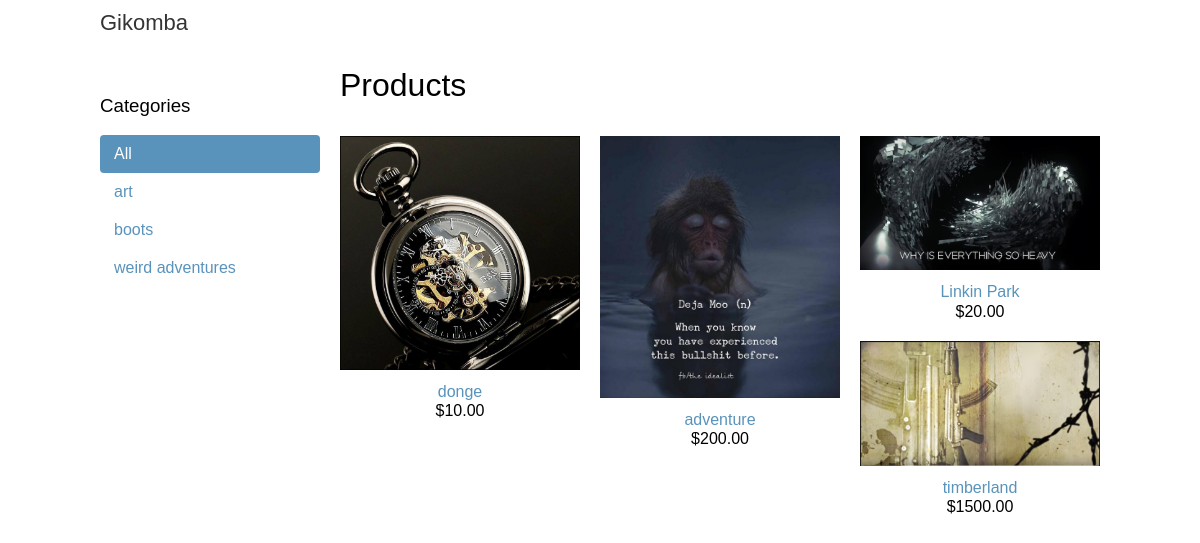
The page / on the database its author committed.
### shop/models.py (models this page shows, shortened)
class Category(models.Model):
    name = models.CharField(max_length=200, db_index=True)
    slug = models.SlugField(max_length=200, db_index=True, unique=True)
    class Meta:
        ordering = ('name',)
        verbose_name = 'category'
        verbose_name_plural = 'categories'
    def get_absolute_url(self):
        return reverse('shop:product_list_by_category', args=[self.slug])

class Product(models.Model):
    category = models.ForeignKey(Category, related_name='products')
    name = models.CharField(max_length=200, db_index=True)
    slug = models.SlugField(max_length=200, db_index=True)
    image = models.ImageField(upload_to='products/%Y/%m/%d', blank=True)
    description = models.TextField(blank=True)
    price = models.DecimalField(max_digits=10, decimal_places=2)
    stock = models.PositiveIntegerField()
    available = models.BooleanField(default=True)
    created = models.DateTimeField(auto_now_add=True)
    updated = models.DateTimeField(auto_now=True)
    class Meta:
        ordering = ('-created',)
        index_together = (('id', 'slug'),)
    def get_absolute_url(self):
        return reverse('shop:product_detail', args=[self.id, self.slug])

### shop/views.py (the view)
# urls.py: url(r'^$', views.product_list, name='product_list'),
def product_list(request, category_slug=None):
    category = None
    categories = Category.objects.all()
    products = Product.objects.filter(available=True)
    if category_slug:
        category = get_object_or_404(Category, slug=category_slug)
        products = products.filter(category=category)
    return render(request, 'shop/product/list.html', {'category': category,
                                                      'categories': categories,
                                                      'products': products})

### shop/templates/shop/product/list.html (shortened to what this page needs)
{% extends "shop/base.html" %}
{% load static %}
{% block content %}
    <div id="sidebar">
        <h3>Categories</h3>
        <ul>
            <li {% if not category %}class="selected"{% endif %}>
                <a href="{% url "shop:product_list" %}">All</a>
            </li>
        {% for c in categories %}
            <li {% if category.slug == c.slug %}class="selected"{% endif %}>
                <a href="{{ c.get_absolute_url }}">{{ c.name }}</a>
            </li>
        {% endfor %}
        </ul>
    </div>
    <div id="main" class="product-list">
        <h1>{% if category %}{{ category.name }}{% else %}Products{% endif %}</h1>
        {% for product in products %}
            <div class="item">
                <a href="{{ product.get_absolute_url }}">
                    <img src="{% if product.image %}{{ product.image.url }}{% else %}{% static "img/no_image.png" %}{% endif %}">
                </a>
                <a href="{{ product.get_absolute_url }}">{{ product.name }}</a><br>
                ${{ product.price }}
            </div>
        {% endfor %}
    </div>
{% endblock %}

### shop/templates/shop/base.html (shortened to what this page needs)
{% load static %}
<!DOCTYPE html>
<html>
<head>
    <link href="{% static "css/base.css" %}" rel="stylesheet">
</head>
<body>
    <div id="header">
        <a href="/" class="logo">Gikomba</a>
    </div>
    <div id="content">
        {% block content %}
        {% endblock %}
    </div>
</body>
</html>

### shop/static/css/base.css (style rules this page uses)
body { margin:0; padding:0; font-family:helvetica, sans-serif; }
h1, h2, h3, h4, h5 , h6 { font-family: 'Ubuntu', sans-serif; font-weight:normal; }
a { text-decoration:none; color:#5993bb; }
#header { padding:10px 100px; font-size:18px; overflow:auto; }
#header .logo { font-family: 'Ubuntu', sans-serif; float:left; color:#333; font-size:22px; margin-right:10%; }
#content { padding:0 100px; overflow:hidden; }
#sidebar { width:220px; padding:30px 20px 0 0; float:left; }
#sidebar ul { margin:0; padding:0; }
#sidebar ul li { margin:0; list-style:none; padding:10px 14px; }
#sidebar ul li a { display:block; }
#sidebar ul li.selected { background:#5993bb; border-radius:4px; }
#sidebar ul li.selected a { color:#fff; }
#main { float:left; width: 96%; margin-right:-220px; overflow:hidden; }
.product-list .item { width:25%; padding:10px 20px 10px 0; float:left; text-align:center; line-height:1.2; }
.product-list .item img { width:100%; margin-bottom:8px; }

### rows shown on the page
Category: name "art"
Category: name "boots"
Category: name "weird adventures"
Product: image (picture), name "donge", price "10.00"
Product: image (picture), name "adventure", price "200.00"
Product: image (picture), name "Linkin Park", price "20.00"
Product: image (placeholder picture), name "timberland", price "1500.00"
